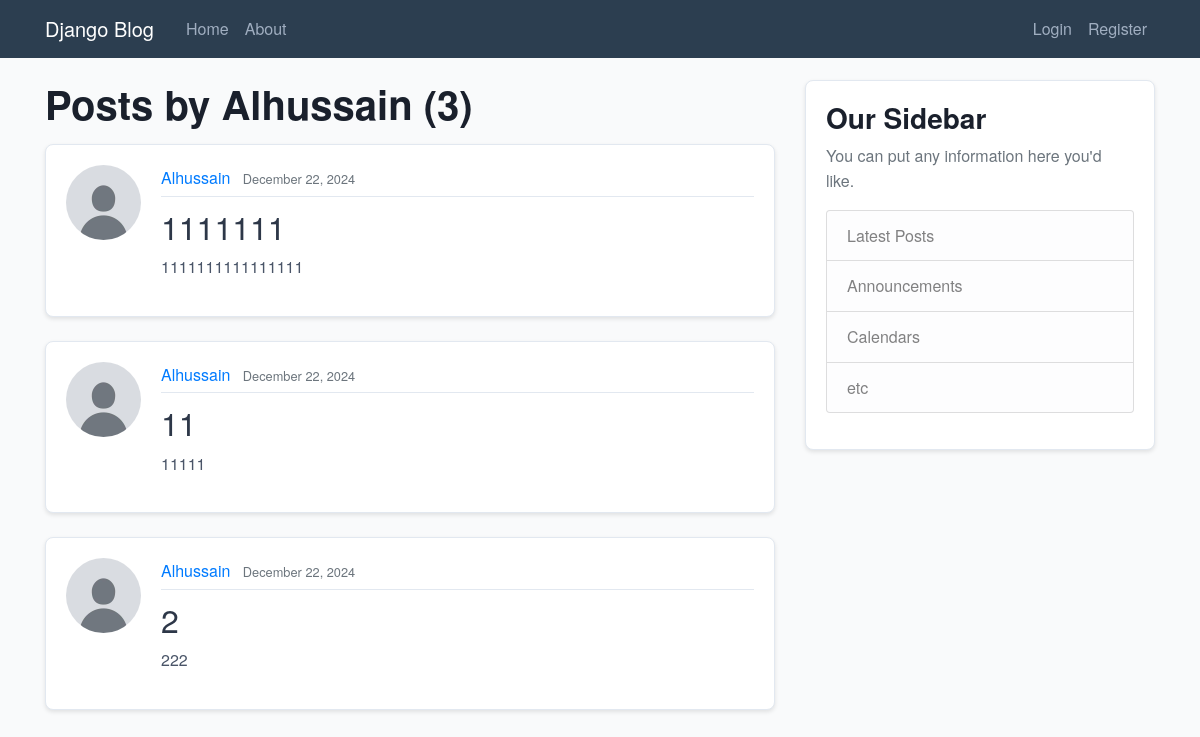
/user/Alhussain, run on the app's committed database.
### blog/models.py (models this page shows, shortened)
class Post(models.Model):
    title = models.CharField(max_length=100)
    content = models.TextField()
    date_posted = models.DateTimeField(default=timezone.now)
    author = models.ForeignKey(User, on_delete=models.CASCADE)

### users/models.py (models this page shows, shortened)
class Profile(models.Model):
    user = models.OneToOneField(User, on_delete=models.CASCADE)
    image = models.ImageField(default='default.jpg', upload_to='profile_pics')

### blog/views.py (the view)
# urls.py: path('user/<str:username>', UserPostListView.as_view(), name='user-posts'),
class UserPostListView(ListView):
    model = Post
    template_name = 'blog/user_posts.html'  # <app>/<model>_<viewtype>.html
    context_object_name = 'posts'
    paginate_by = 5
    def get_queryset(self):
        user = get_object_or_404(User, username=self.kwargs.get('username'))
        return Post.objects.filter(author=user).order_by('-date_posted')

### blog/templates/blog/user_posts.html (shortened to what this page needs)
{% extends "blog/base.html" %}
{% block content %}
    <h1 class="mb-3">Posts by {{ view.kwargs.username }} ({{ page_obj.paginator.count }})</h1>
    {% for post in posts %}
        <article class="media content-section">
          <img class="rounded-circle article-img" src="{{ post.author.profile.image.url }}">
          <div class="media-body">
            <div class="article-metadata">
              <a class="mr-2" href="{% url 'user-posts' post.author.username %}">{{ post.author }}</a>
              <small class="text-muted">{{ post.date_posted|date:"F d, Y" }}</small>
            </div>
            <h2><a class="article-title" href="{% url 'post-detail' post.id %}">{{ post.title }}</a></h2>
            <p class="article-content">{{ post.content }}</p>
          </div>
        </article>
    {% endfor %}
{% endblock content %}

### blog/static/blog/main.css (style rules this page uses)
body { background-color: #f9fafb; color: #2d3748; margin-top: 5rem; font-family: "Helvetica Neue", Arial, sans-serif; line-height: 1.6; }
h1, h2, h3, h4, h5, h6 { color: #1a202c; font-weight: 600; }
.content-section { background-color: #ffffff; padding: 20px; border: 1px solid #e2e8f0; border-radius: 8px; margin-bottom: 24px; box-shadow: 0 2px 4px rgba(0, 0, 0, 0.1); }
.article-title { color: #2d3748; font-weight: 500; }
.article-content { white-space: pre-line; color: #4a5568; }
.article-img { height: 75px; width: 75px; margin-right: 20px; border-radius: 4px; }
.article-metadata { padding-bottom: 5px; margin-bottom: 10px; border-bottom: 1px solid #e2e8f0; color: #718096; }

### data on the page
Post: author.profile.image (placeholder picture), author "Alhussain", date_posted "December 22, 2024", title "1111111", content "1111111111111111"
Post: author.profile.image (placeholder picture), author "Alhussain", date_posted "December 22, 2024", title "11", content "11111"
Post: author.profile.image (placeholder picture), author "Alhussain", date_posted "December 22, 2024", title "2", content "222"

### other printed values
{{ view.kwargs.username }} "Alhussain"
{{ page_obj.paginator.count }} "3"
